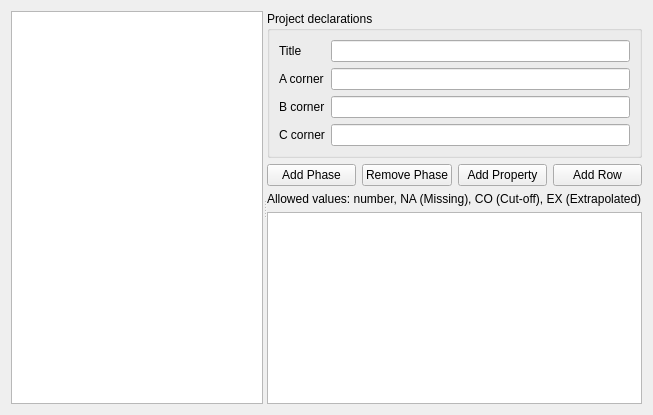
      <widget class="QWidget" name="tabData"><property name="accessibleName"><string>Data tab</string></property><property name="accessibleDescription"><string>Edit the TCT project and selected grid.</string></property>
       <attribute name="title"><string>Data</string></attribute>
       <attribute name="accessibleName"><string>Data tab</string></attribute>
       <layout class="QVBoxLayout" name="layoutData">
        <item>
         <widget class="QSplitter" name="splitterData">
          <property name="orientation"><enum>Qt::Horizontal</enum></property>
          <property name="childrenCollapsible"><bool>false</bool></property>
          <property name="accessibleName"><string>Data pane splitter</string></property>
          <property name="accessibleDescription"><string>Resize the project tree and selected object editor.</string></property>
          <widget class="QTreeView" name="treeProject">
           <property name="minimumSize"><size><width>200</width><height>180</height></size></property>
           <property name="accessibleName"><string>Project tree</string></property>
           <property name="accessibleDescription"><string>Project title, corners, phases, properties, grids, and fields.</string></property>
          </widget>
          <widget class="QWidget" name="dataEditorPane">
           <layout class="QVBoxLayout" name="layoutDataEditorPane">
            <item>
             <widget class="QGroupBox" name="groupProjectDeclarations">
              <property name="title"><string>Project declarations</string></property>
              <layout class="QFormLayout" name="layoutProjectDeclarations">
               <item row="0" column="0"><widget class="QLabel" name="labelProjectTitle"><property name="text"><string>Title</string></property></widget></item>
               <item row="0" column="1"><widget class="QLineEdit" name="editProjectTitle"><property name="accessibleName"><string>Project title</string></property><property name="accessibleDescription"><string>Edit the project title and commit with Enter or focus loss.</string></property></widget></item>
               <item row="1" column="0"><widget class="QLabel" name="labelCornerA"><property name="text"><string>A corner</string></property></widget></item>
               <item row="1" column="1"><widget class="QLineEdit" name="editCornerA"><property name="accessibleName"><string>A corner component</string></property><property name="accessibleDescription"><string>Component name at the A ternary corner.</string></property></widget></item>
               <item row="2" column="0"><widget class="QLabel" name="labelCornerB"><property name="text"><string>B corner</string></property></widget></item>
               <item row="2" column="1"><widget class="QLineEdit" name="editCornerB"><property name="accessibleName"><string>B corner component</string></property><property name="accessibleDescription"><string>Component name at the B ternary corner.</string></property></widget></item>
               <item row="3" column="0"><widget class="QLabel" name="labelCornerC"><property name="text"><string>C corner</string></property></widget></item>
               <item row="3" column="1"><widget class="QLineEdit" name="editCornerC"><property name="accessibleName"><string>C corner component</string></property><property name="accessibleDescription"><string>Component name at the C ternary corner.</string></property></widget></item>
              </layout>
             </widget>
            </item>
            <item>
             <layout class="QHBoxLayout" name="layoutDataCommands">
              <item><widget class="QPushButton" name="buttonAddPhase"><property name="text"><string>Add Phase</string></property><property name="accessibleName"><string>Add phase</string></property><property name="accessibleDescription"><string>Add a phase with a stable Rust identifier.</string></property></widget></item>
              <item><widget class="QPushButton" name="buttonRemovePhase"><property name="text"><string>Remove Phase</string></property><property name="accessibleName"><string>Remove selected phase</string></property><property name="accessibleDescription"><string>Remove the selected phase and its fields after confirmation.</string></property></widget></item>
              <item><widget class="QPushButton" name="buttonAddProperty"><property name="text"><string>Add Property</string></property><property name="accessibleName"><string>Add property</string></property><property name="accessibleDescription"><string>Add an optional scalar property.</string></property></widget></item>
              <item><widget class="QPushButton" name="buttonAddIrregularRow"><property name="text"><string>Add Row</string></property><property name="accessibleName"><string>Add irregular grid row</string></property><property name="accessibleDescription"><string>Add an editable composition row to an irregular grid.</string></property></widget></item>
             </layout>
            </item>
            <item>
             <widget class="QLabel" name="labelGridValueTokens">
              <property name="text"><string>Allowed values: number, NA (Missing), CO (Cut-off), EX (Extrapolated)</string></property>
              <property name="toolTip"><string>NA — Missing: not calculated or unavailable. NE — Non-existing: the phase does not exist at this composition. CO — Cut-off: an explicit cutoff or limit was reached. Optional notes may be added, for example CO:3000.</string></property>
              <property name="accessibleName"><string>Supported grid-value tokens</string></property>
              <property name="accessibleDescription"><string>Explains the supported numeric and classified grid-value tokens.</string></property>
             </widget>
            </item>
            <item>
             <widget class="QTableView" name="tableGridValues">
              <property name="minimumSize"><size><width>320</width><height>180</height></size></property>
              <property name="horizontalScrollBarPolicy"><enum>Qt::ScrollBarAsNeeded</enum></property>
              <property name="verticalScrollBarPolicy"><enum>Qt::ScrollBarAsNeeded</enum></property>
              <property name="accessibleName"><string>Grid values table</string></property>
              <property name="accessibleDescription"><string>Editable selected-grid composition and phase-property values.</string></property>
             </widget>
            </item>
           </layout>
          </widget>
         </widget>
        </item>
       </layout>
      </widget>
